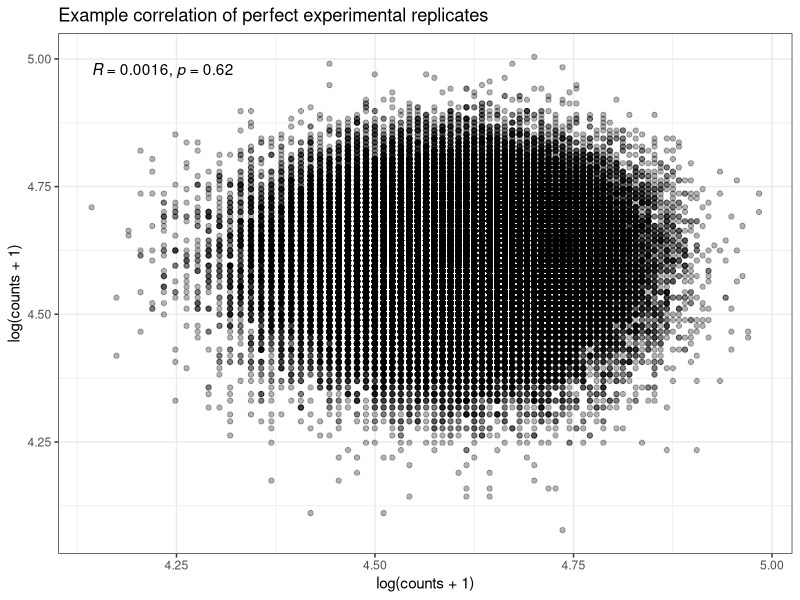
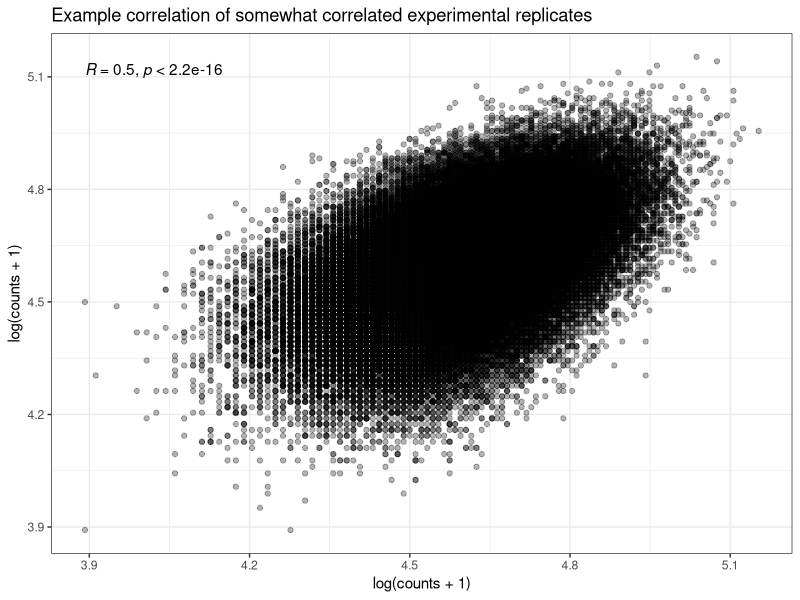
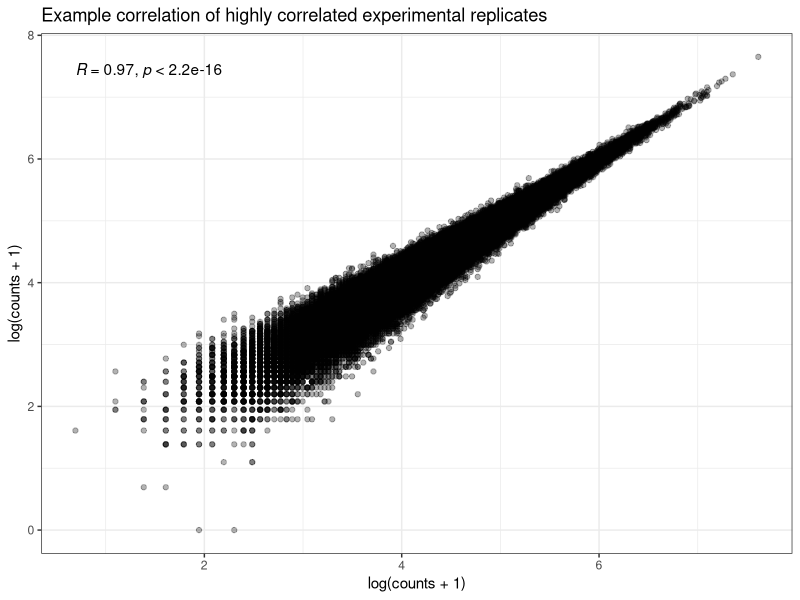
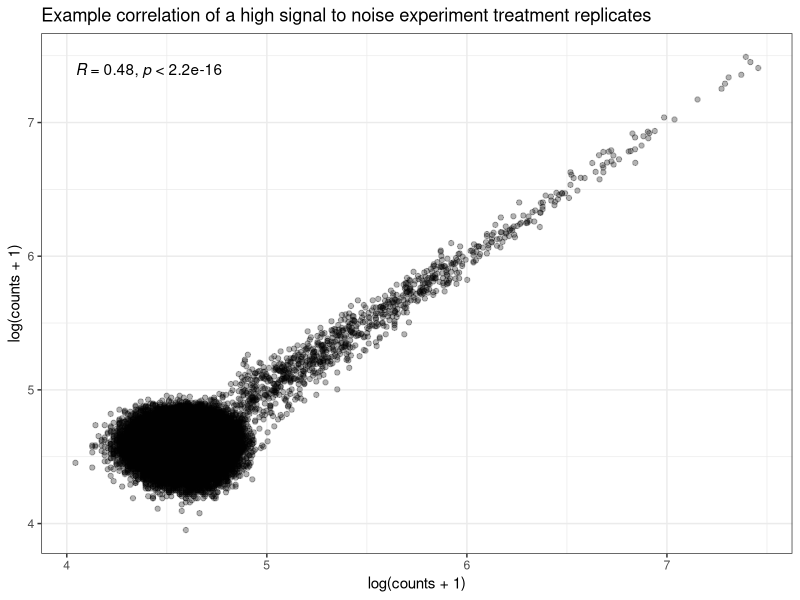
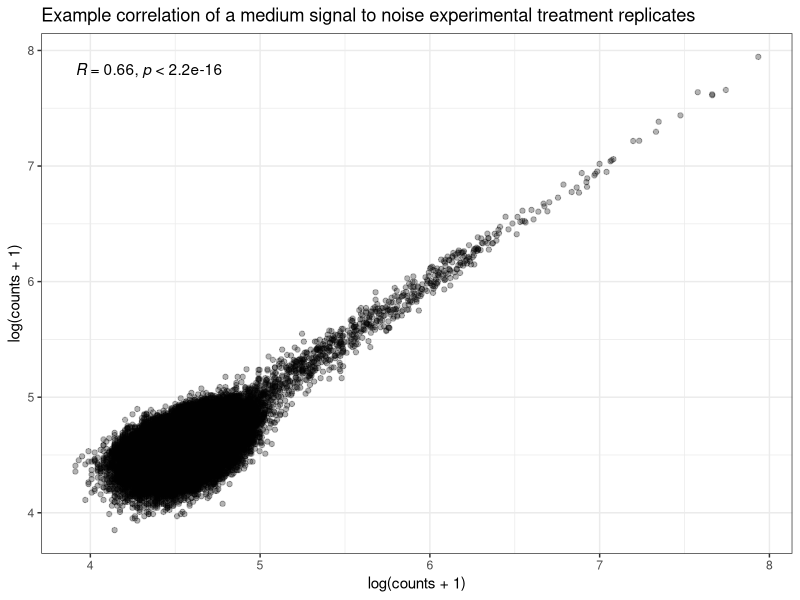
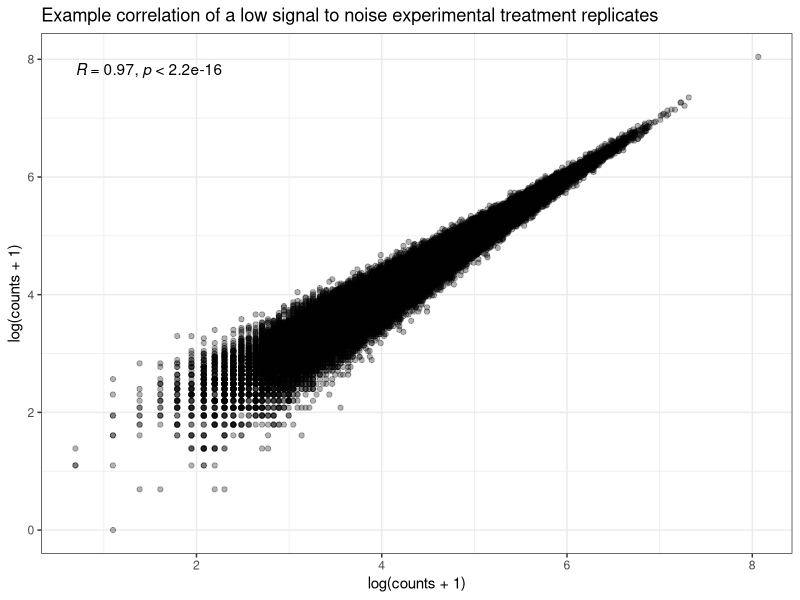
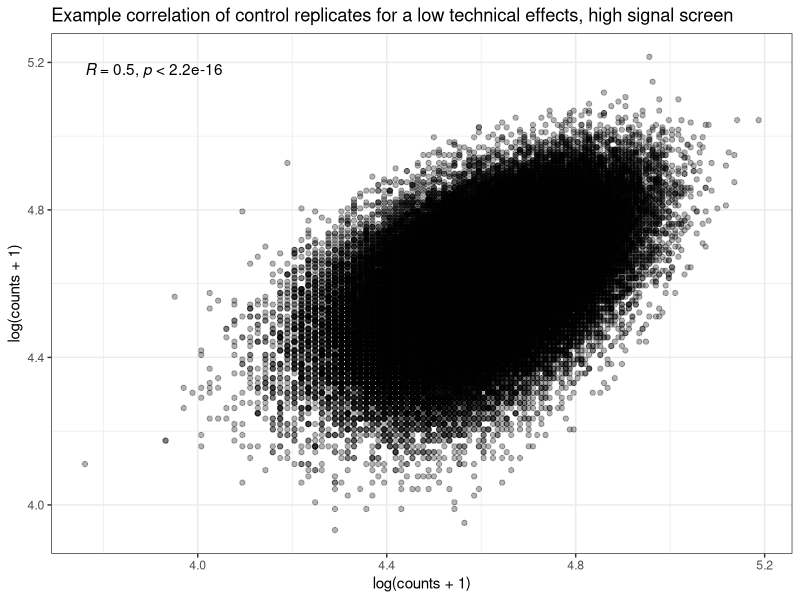
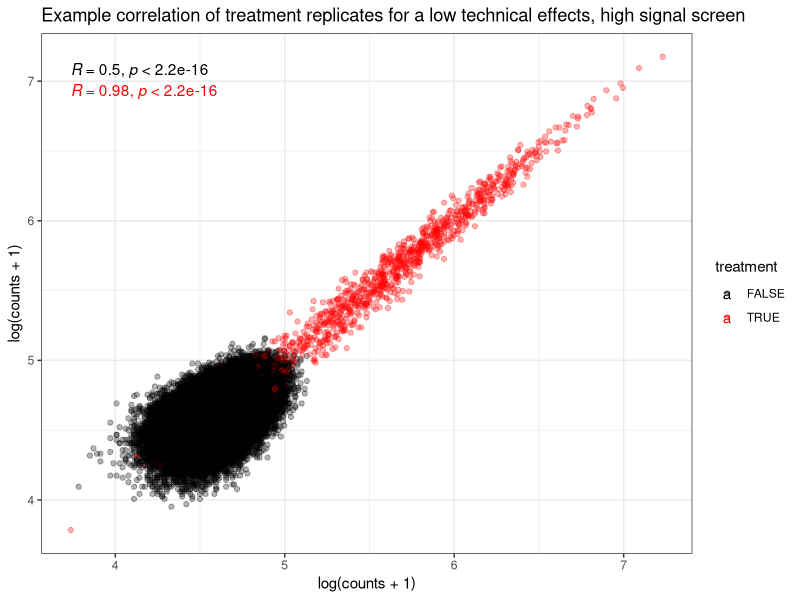

Write the R code that produced these figures, in order.
## ---- chunk 1
set.seed(12345)
n_guides = 100000
avg_seq_depth = 100
counts_df = data.frame(replicate_1 = log(rpois(n_guides, avg_seq_depth) + 1),
                       replicate_2 = log(rpois(n_guides, avg_seq_depth) + 1))
library(ggplot2)
library(ggpubr)
ggplot(counts_df, aes(x = replicate_1, y = replicate_2)) + geom_point(alpha = 0.3) + theme_bw() + stat_cor(method="pearson") + ggtitle("Example correlation of perfect experimental replicates") + xlab("log(counts + 1)") + ylab("log(counts + 1)")
## ---- chunk 2
lambdas = exp(rep(log(100), times = n_guides) + rnorm(n_guides, 0, 0.1))
# renormalize to have same mean
lambdas = avg_seq_depth*lambdas/mean(lambdas)
counts_df = data.frame(replicate_1 = log(rpois(n_guides, lambdas) + 1),
                       replicate_2 = log(rpois(n_guides, lambdas) + 1))
ggplot(counts_df, aes(x = replicate_1, y = replicate_2)) + geom_point(alpha = 0.3) + theme_bw() + stat_cor(method="pearson") + ggtitle("Example correlation of somewhat correlated experimental replicates") + xlab("log(counts + 1)") + ylab("log(counts + 1)")

lambdas = exp(rep(log(100), times = n_guides) + rnorm(n_guides, 0, 0.75))
# renormalize to have same mean
lambdas = avg_seq_depth*lambdas/mean(lambdas)
counts_df = data.frame(replicate_1 = log(rpois(n_guides, lambdas) + 1),
                       replicate_2 = log(rpois(n_guides, lambdas) + 1))
ggplot(counts_df, aes(x = replicate_1, y = replicate_2)) + geom_point(alpha = 0.3) + theme_bw() + stat_cor(method="pearson") + ggtitle("Example correlation of highly correlated experimental replicates") + xlab("log(counts + 1)") + ylab("log(counts + 1)")
## ---- chunk 3
lambdas = rep(avg_seq_depth, times = n_guides)
n_positive = 1000
# average log fold change of 2ish
lambdas[1:n_positive] = lambdas[1:n_positive] + exp(rnorm(n_positive, mean = log(avg_seq_depth), 1))
# renormalize to have same mean
lambdas = avg_seq_depth*lambdas/mean(lambdas)
counts_df = data.frame(replicate_1 = log(rpois(n_guides, lambdas) + 1),
                       replicate_2 = log(rpois(n_guides, lambdas) + 1))
ggplot(counts_df, aes(x = replicate_1, y = replicate_2)) + geom_point(alpha = 0.3) + theme_bw() + stat_cor(method="pearson") + ggtitle("Example correlation of a high signal to noise experiment treatment replicates") + xlab("log(counts + 1)") + ylab("log(counts + 1)")
print(paste0("mean of true hit guides: ", 
             mean(lambdas[1:n_positive])))
print(paste0("mean of null guides: ", 
             mean(lambdas[(n_positive+1):length(lambdas)])))
## ---- chunk 4
lambdas = exp(rep(log(100), times = n_guides) + rnorm(n_guides, 0, 0.1))
n_positive = 1000
# average log fold change of 2ish
lambdas[1:n_positive] = lambdas[1:n_positive] + exp(rnorm(n_positive, mean = log(avg_seq_depth), 1))
# renormalize to have same mean
lambdas = avg_seq_depth*lambdas/mean(lambdas)
counts_df = data.frame(replicate_1 = log(rpois(n_guides, lambdas) + 1),
                       replicate_2 = log(rpois(n_guides, lambdas) + 1))
ggplot(counts_df, aes(x = replicate_1, y = replicate_2)) + geom_point(alpha = 0.3) + theme_bw() + stat_cor(method="pearson") + ggtitle("Example correlation of a medium signal to noise experimental treatment replicates") + xlab("log(counts + 1)") + ylab("log(counts + 1)")
print(paste0("mean of true hit guides: ", 
             mean(lambdas[1:n_positive])))
print(paste0("mean of null guides: ", 
             mean(lambdas[(n_positive+1):length(lambdas)])))
## ---- chunk 5
lambdas = exp(rep(log(100), times = n_guides) + rnorm(n_guides, 0, 0.75))
n_positive = 1000
# average log fold change of 2ish
lambdas[1:n_positive] = lambdas[1:n_positive] + exp(rnorm(n_positive, mean = log(avg_seq_depth), 1))
# renormalize to have same mean
lambdas = avg_seq_depth*lambdas/mean(lambdas)
counts_df = data.frame(replicate_1 = log(rpois(n_guides, lambdas) + 1),
                       replicate_2 = log(rpois(n_guides, lambdas) + 1))
ggplot(counts_df, aes(x = replicate_1, y = replicate_2)) + geom_point(alpha = 0.3) + theme_bw() + stat_cor(method="pearson") + ggtitle("Example correlation of a low signal to noise experimental treatment replicates") + xlab("log(counts + 1)") + ylab("log(counts + 1)")
print(paste0("mean of true hit guides: ", 
             mean(lambdas[1:n_positive])))
print(paste0("mean of null guides: ", 
             mean(lambdas[(n_positive+1):length(lambdas)])))
## ---- chunk 6
log_lambdas = rep(log(100), times = n_guides) + rnorm(n_guides, 0, 0.1)
n_positive = 1000
# renormalize to have same mean
lambdas = exp(log_lambdas)
#lambdas = avg_seq_depth*lambdas/mean(lambdas)
counts_df = data.frame(control_rep1 = log(rpois(n_guides, lambdas) + 1),
                       control_rep2 = log(rpois(n_guides, lambdas) + 1))
# average log fold change of 2ish
log_lambdas[1:n_positive] = log_lambdas[1:n_positive] + rnorm(n_positive, mean = 1, 0.5)
# renormalize to have same mean
lambdas = exp(log_lambdas)
#lambdas = avg_seq_depth*lambdas/mean(lambdas)
counts_df = data.frame(counts_df, 
                       treatment_rep1 = log(rpois(n_guides, lambdas) + 1),
                       treatment_rep2 = log(rpois(n_guides, lambdas) + 1),
                       treatment = factor(c(rep(TRUE, times = n_positive), rep(FALSE, times = n_guides - n_positive))))
# shuffle data frame for better visualization of positives
counts_df = counts_df[sample(nrow(counts_df)), ]
ggplot(counts_df, aes(x = control_rep1, y = control_rep2)) + geom_point(alpha = 0.3) + theme_bw() + stat_cor(method="pearson") + ggtitle("Example correlation of control replicates for a low technical effects, high signal screen") + xlab("log(counts + 1)") + ylab("log(counts + 1)")
ggplot(counts_df, aes(x = treatment_rep1, y = treatment_rep2, col = treatment)) + geom_point(alpha = 0.3) + theme_bw() + stat_cor(method="pearson") + ggtitle("Example correlation of treatment replicates for a low technical effects, high signal screen") + xlab("log(counts + 1)") + ylab("log(counts + 1)") + scale_color_manual(values = c("black", "red"))
treat_stat = cov(counts_df$treatment_rep1, counts_df$treatment_rep2)/(sqrt(mean(counts_df$treatment_rep1))*sqrt(mean(counts_df$treatment_rep2)))
control_stat = cov(counts_df$control_rep1, counts_df$control_rep2)/(sqrt(mean(counts_df$control_rep1))*sqrt(mean(counts_df$control_rep2)))
control_cov = cov(counts_df$control_rep1, counts_df$control_rep2)
print(paste0("proportion of variance due to signal: ", 
             (treat_stat - control_stat)/treat_stat))
## ---- chunk 7
log_lambdas = rep(log(100), times = n_guides) + rnorm(n_guides, 0, 0.5)
n_positive = 1000
# renormalize to have same mean
lambdas = exp(log_lambdas)
#lambdas = avg_seq_depth*lambdas/mean(lambdas)
counts_df = data.frame(control_rep1 = log(rpois(n_guides, lambdas) + 1),
                       control_rep2 = log(rpois(n_guides, lambdas) + 1))
# average log fold change of 2ish
log_lambdas[1:n_positive] = log_lambdas[1:n_positive] + rnorm(n_positive, 1, 0.5)
# renormalize to have same mean
lambdas = exp(log_lambdas)
#lambdas = avg_seq_depth*lambdas/mean(lambdas)
counts_df = data.frame(counts_df, 
                       treatment_rep1 = log(rpois(n_guides, lambdas) + 1),
                       treatment_rep2 = log(rpois(n_guides, lambdas) + 1),
                       treatment = factor(c(rep(TRUE, times = n_positive), rep(FALSE, times = n_guides - n_positive))))
# shuffle data frame for better visualization of positives
counts_df = counts_df[sample(nrow(counts_df)), ]
ggplot(counts_df, aes(x = control_rep1, y = control_rep2)) + geom_point(alpha = 0.3) + theme_bw() + stat_cor(method="pearson") + ggtitle("Example correlation of control replicates for a high technical effects, high signal screen") + xlab("log(counts + 1)") + ylab("log(counts + 1)")
ggplot(counts_df, aes(x = treatment_rep1, y = treatment_rep2, col = treatment)) + geom_point(alpha = 0.3) + theme_bw() + stat_cor(method="pearson") + ggtitle("Example correlation of treatment replicates for a high technical effects, high signal screen") + xlab("log(counts + 1)") + ylab("log(counts + 1)") + scale_color_manual(values = c("black", "red"))
treat_stat = cov(counts_df$treatment_rep1, counts_df$treatment_rep2)/(sqrt(mean(counts_df$treatment_rep1))*sqrt(mean(counts_df$treatment_rep2)))
control_stat = cov(counts_df$control_rep1, counts_df$control_rep2)/(sqrt(mean(counts_df$control_rep1))*sqrt(mean(counts_df$control_rep2)))
control_cov = cov(counts_df$control_rep1, counts_df$control_rep2)
print(paste0("proportion of variance due to signal: ", 
             (treat_stat - control_stat)/treat_stat))
## ---- chunk 8
log_lambdas = rep(log(100), times = n_guides) + rnorm(n_guides, 0, 0.1)
n_positive = 1000
# renormalize to have same mean
rep1_sampling_effects = rnorm(n_guides, 0, 1)
rep2_sampling_effects = rnorm(n_guides, 0, 1)
rep1_lambdas = exp(log_lambdas + rep1_sampling_effects)
#rep1_lambdas = avg_seq_depth*rep1_lambdas/mean(rep1_lambdas)
rep2_lambdas = exp(log_lambdas + rep2_sampling_effects)
#rep2_lambdas = avg_seq_depth*rep2_lambdas/mean(rep2_lambdas)
counts_df = data.frame(control_rep1 = log(rpois(n_guides, rep1_lambdas) + 1),
                       control_rep2 = log(rpois(n_guides, rep2_lambdas) + 1))
# average log fold change of 2ish
log_lambdas[1:n_positive] = log_lambdas[1:n_positive] + rnorm(n_positive, 1, 0.5)
rep1_sampling_effects = rnorm(n_guides, 0, 0.25)
rep2_sampling_effects = rnorm(n_guides, 0, 0.25)
rep1_lambdas = exp(log_lambdas + rep1_sampling_effects)
#rep1_lambdas = avg_seq_depth*rep1_lambdas/mean(rep1_lambdas)
rep2_lambdas = exp(log_lambdas + rep2_sampling_effects)
#rep2_lambdas = avg_seq_depth*rep2_lambdas/mean(rep2_lambdas)
counts_df = data.frame(counts_df, 
                       treatment_rep1 = log(rpois(n_guides, rep1_lambdas) + 1),
                       treatment_rep2 = log(rpois(n_guides, rep2_lambdas) + 1),
                       treatment = factor(c(rep(TRUE, times = n_positive), rep(FALSE, times = n_guides - n_positive))))
# shuffle data frame for better visualization of positives
counts_df = counts_df[sample(nrow(counts_df)), ]
ggplot(counts_df, aes(x = control_rep1, y = control_rep2)) + geom_point(alpha = 0.3) + theme_bw() + stat_cor(method="pearson") + ggtitle("Example correlation of control replicates for a low technical effects, high signal, high sampling noise screen") + xlab("log(counts + 1)") + ylab("log(counts + 1)")
ggplot(counts_df, aes(x = treatment_rep1, y = treatment_rep2, col = treatment)) + geom_point(alpha = 0.3) + theme_bw() + stat_cor(method="pearson") + ggtitle("Example correlation of treatment replicates for a low technical effects, high signal, high sampling noise screen") + xlab("log(counts + 1)") + ylab("log(counts + 1)") + scale_color_manual(values = c("black", "red"))
treat_stat = cov(counts_df$treatment_rep1, counts_df$treatment_rep2)/(sqrt(mean(counts_df$treatment_rep1))*sqrt(mean(counts_df$treatment_rep2)))
control_stat = cov(counts_df$control_rep1, counts_df$control_rep2)/(sqrt(mean(counts_df$control_rep1))*sqrt(mean(counts_df$control_rep2)))
control_cov = cov(counts_df$control_rep1, counts_df$control_rep2)
print(paste0("proportion of variance due to signal: ", 
             (treat_stat - control_stat)/treat_stat))
## ---- chunk 9
log_lambdas = rep(log(100), times = n_guides) + rnorm(n_guides, 0, 0.5)
n_positive = 1000
# renormalize to have same mean
rep1_sampling_effects = rnorm(n_guides, 0, 1)
rep2_sampling_effects = rnorm(n_guides, 0, 1)
rep1_lambdas = exp(log_lambdas + rep1_sampling_effects)
#rep1_lambdas = avg_seq_depth*rep1_lambdas/mean(rep1_lambdas)
rep2_lambdas = exp(log_lambdas + rep2_sampling_effects)
#rep2_lambdas = avg_seq_depth*rep2_lambdas/mean(rep2_lambdas)
counts_df = data.frame(control_rep1 = log(rpois(n_guides, rep1_lambdas) + 1),
                       control_rep2 = log(rpois(n_guides, rep2_lambdas) + 1))
# average log fold change of 2ish
log_lambdas[1:n_positive] = log_lambdas[1:n_positive] + rnorm(n_positive, mean = 1, 0.5)
rep1_sampling_effects = rnorm(n_guides, 0, 0.25)
rep2_sampling_effects = rnorm(n_guides, 0, 0.25)
rep1_lambdas = exp(log_lambdas + rep1_sampling_effects)
#rep1_lambdas = avg_seq_depth*rep1_lambdas/mean(rep1_lambdas)
rep2_lambdas = exp(log_lambdas + rep2_sampling_effects)
#rep2_lambdas = avg_seq_depth*rep2_lambdas/mean(rep2_lambdas)
counts_df = data.frame(counts_df, 
                       treatment_rep1 = log(rpois(n_guides, rep1_lambdas) + 1),
                       treatment_rep2 = log(rpois(n_guides, rep2_lambdas) + 1),
                       treatment = factor(c(rep(TRUE, times = n_positive), rep(FALSE, times = n_guides - n_positive))))
# shuffle data frame for better visualization of positives
counts_df = counts_df[sample(nrow(counts_df)), ]
ggplot(counts_df, aes(x = control_rep1, y = control_rep2)) + geom_point(alpha = 0.3) + theme_bw() + stat_cor(method="pearson") + ggtitle("Example correlation of control replicates for a high technical effects, high signal, high sampling noise screen") + xlab("log(counts + 1)") + ylab("log(counts + 1)")
ggplot(counts_df, aes(x = treatment_rep1, y = treatment_rep2, col = treatment)) + geom_point(alpha = 0.3) + theme_bw() + stat_cor(method="pearson") + ggtitle("Example correlation of treatment replicates for a high technical effects, high signal, high sampling noise screen") + xlab("log(counts + 1)") + ylab("log(counts + 1)") + scale_color_manual(values = c("black", "red"))
treat_stat = cov(counts_df$treatment_rep1, counts_df$treatment_rep2)/(sqrt(mean(counts_df$treatment_rep1))*sqrt(mean(counts_df$treatment_rep2)))
control_stat = cov(counts_df$control_rep1, counts_df$control_rep2)/(sqrt(mean(counts_df$control_rep1))*sqrt(mean(counts_df$control_rep2)))
control_cov = cov(counts_df$control_rep1, counts_df$control_rep2)
print(paste0("proportion of variance due to signal: ", 
             (treat_stat - control_stat)/treat_stat))
